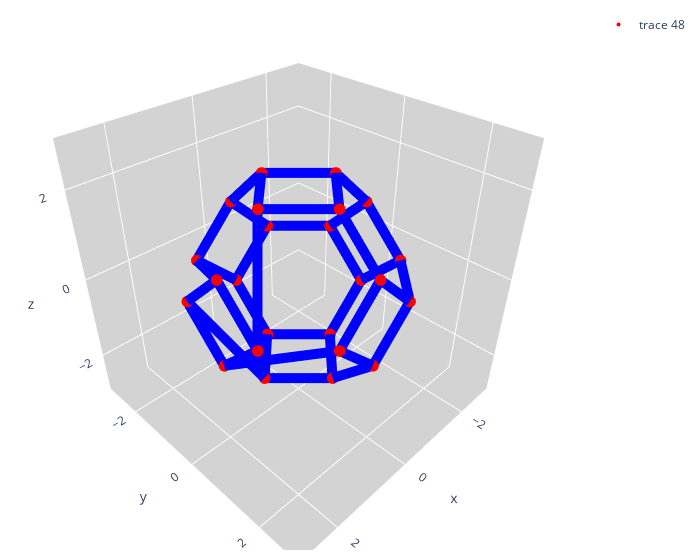

Notebook code cell kept with this figure:
### Code cell
kc = KelvinCell(vertices, hex_faces)

deformation_matrix = np.array([
    [0, 1, 0, 90],  # Rotate +x by 90 degrees
])
kc.deform.matrix(deformation_matrix)

kc.vertices = kc.deform.vertices

kc.visualize()

### Figure 1 — Plotly figure (JSON) as saved in the notebook; plotly's stock layout.template omitted (floating-point values rounded to 4 significant figures)
{"data": [{"line": {"color": "blue", "width": 20}, "mode": "lines", "showlegend": false, "type": "scatter3d", "x": [1, 2], "y": [0, 1], "z": [2, 6.123e-17]}, {"line": {"color": "blue", "width": 20}, "mode": "lines", "showlegend": false, "type": "scatter3d", "x": [2, 2], "y": [1, 6.123e-17], "z": [6.123e-17, -1]}, {"line": {"color": "blue", "width": 20}, "mode": "lines", "showlegend": false, "type": "scatter3d", "x": [2, 1], "y": [6.123e-17, 2], "z": [-1, 0]}, {"line": {"color": "blue", "width": 20}, "mode": "lines", "showlegend": false, "type": "scatter3d", "x": [1, 0], "y": [2, 2], "z": [0, 1]}, {"line": {"color": "blue", "width": 20}, "mode": "lines", "showlegend": false, "type": "scatter3d", "x": [0, 0], "y": [2, 1], "z": [1, 2]}, {"line": {"color": "blue", "width": 20}, "mode": "lines", "showlegend": false, "type": "scatter3d", "x": [0, 1], "y": [1, 0], "z": [2, 2]}, {"line": {"color": "blue", "width": 20}, "mode": "lines", "showlegend": false, "type": "scatter3d", "x": [-2, -1], "y": [0, 0], "z": [1, 2]}, {"line": {"color": "blue", "width": 20}, "mode": "lines", "showlegend": false, "type": "scatter3d", "x": [-1, 0], "y": [0, 1], "z": [2, 2]}, {"line": {"color": "blue", "width": 20}, "mode": "lines", "showlegend": false, "type": "scatter3d", "x": [0, 0], "y": [1, 2], "z": [2, 1]}, {"line": {"color": "blue", "width": 20}, "mode": "lines", "showlegend": false, "type": "scatter3d", "x": [0, -1], "y": [2, 2], "z": [1, 0]}, {"line": {"color": "blue", "width": 20}, "mode": "lines", "showlegend": false, "type": "scatter3d", "x": [-1, -2], "y": [2, 1], "z": [0, 0]}, {"line": {"color": "blue", "width": 20}, "mode": "lines", "showlegend": false, "type": "scatter3d", "x": [-2, -2], "y": [1, 0], "z": [0, 1]}, {"line": {"color": "blue", "width": 20}, "mode": "lines", "showlegend": false, "type": "scatter3d", "x": [-1, 0], "y": [-2, -2], "z": [0, 1]}, {"line": {"color": "blue", "width": 20}, "mode": "lines", "showlegend": false, "type": "scatter3d", "x": [0, 0], "y": [-2, -1], "z": [1, 2]}, {"line": {"color": "blue", "width": 20}, "mode": "lines", "showlegend": false, "type": "scatter3d", "x": [0, -1], "y": [-1, 0], "z": [2, 2]}, {"line": {"color": "blue", "width": 20}, "mode": "lines", "showlegend": false, "type": "scatter3d", "x": [-1, -2], "y": [0, 0], "z": [2, 1]}, {"line": {"color": "blue", "width": 20}, "mode": "lines", "showlegend": false, "type": "scatter3d", "x": [-2, -2], "y": [0, -1], "z": [1, 0]}, {"line": {"color": "blue", "width": 20}, "mode": "lines", "showlegend": false, "type": "scatter3d", "x": [-2, -1], "y": [-1, -2], "z": [0, 0]}, {"line": {"color": "blue", "width": 20}, "mode": "lines", "showlegend": false, "type": "scatter3d", "x": [0, 1], "y": [-2, -2], "z": [1, 0]}, {"line": {"color": "blue", "width": 20}, "mode": "lines", "showlegend": false, "type": "scatter3d", "x": [1, 2], "y": [-2, -6.123e-17], "z": [0, 1]}, {"line": {"color": "blue", "width": 20}, "mode": "lines", "showlegend": false, "type": "scatter3d", "x": [2, 2], "y": [-6.123e-17, 1], "z": [1, 6.123e-17]}, {"line": {"color": "blue", "width": 20}, "mode": "lines", "showlegend": false, "type": "scatter3d", "x": [2, 1], "y": [1, 0], "z": [6.123e-17, 2]}, {"line": {"color": "blue", "width": 20}, "mode": "lines", "showlegend": false, "type": "scatter3d", "x": [1, 0], "y": [0, -1], "z": [2, 2]}, {"line": {"color": "blue", "width": 20}, "mode": "lines", "showlegend": false, "type": "scatter3d", "x": [0, 0], "y": [-1, -2], "z": [2, 1]}, {"line": {"color": "blue", "width": 20}, "mode": "lines", "showlegend": false, "type": "scatter3d", "x": [1, 2], "y": [0, -1], "z": [-2, -6.123e-17]}, {"line": {"color": "blue", "width": 20}, "mode": "lines", "showlegend": false, "type": "scatter3d", "x": [2, 2], "y": [-1, 6.123e-17], "z": [-6.123e-17, -1]}, {"line": {"color": "blue", "width": 20}, "mode": "lines", "showlegend": false, "type": "scatter3d", "x": [2, 1], "y": [6.123e-17, 2], "z": [-1, 0]}, {"line": {"color": "blue", "width": 20}, "mode": "lines", "showlegend": false, "type": "scatter3d", "x": [1, 0], "y": [2, 2], "z": [0, -1]}, {"line": {"color": "blue", "width": 20}, "mode": "lines", "showlegend": false, "type": "scatter3d", "x": [0, 0], "y": [2, 1], "z": [-1, -2]}, {"line": {"color": "blue", "width": 20}, "mode": "lines", "showlegend": false, "type": "scatter3d", "x": [0, 1], "y": [1, 0], "z": [-2, -2]}, {"line": {"color": "blue", "width": 20}, "mode": "lines", "showlegend": false, "type": "scatter3d", "x": [-2, -1], "y": [0, 0], "z": [-1, -2]}, {"line": {"color": "blue", "width": 20}, "mode": "lines", "showlegend": false, "type": "scatter3d", "x": [-1, 0], "y": [0, 1], "z": [-2, -2]}, {"line": {"color": "blue", "width": 20}, "mode": "lines", "showlegend": false, "type": "scatter3d", "x": [0, 0], "y": [1, 2], "z": [-2, -1]}, {"line": {"color": "blue", "width": 20}, "mode": "lines", "showlegend": false, "type": "scatter3d", "x": [0, -1], "y": [2, 2], "z": [-1, 0]}, {"line": {"color": "blue", "width": 20}, "mode": "lines", "showlegend": false, "type": "scatter3d", "x": [-1, -2], "y": [2, 1], "z": [0, 0]}, {"line": {"color": "blue", "width": 20}, "mode": "lines", "showlegend": false, "type": "scatter3d", "x": [-2, -2], "y": [1, 0], "z": [0, -1]}, {"line": {"color": "blue", "width": 20}, "mode": "lines", "showlegend": false, "type": "scatter3d", "x": [-1, 0], "y": [-2, -2], "z": [0, -1]}, {"line": {"color": "blue", "width": 20}, "mode": "lines", "showlegend": false, "type": "scatter3d", "x": [0, 0], "y": [-2, -1], "z": [-1, -2]}, {"line": {"color": "blue", "width": 20}, "mode": "lines", "showlegend": false, "type": "scatter3d", "x": [0, -1], "y": [-1, 0], "z": [-2, -2]}, {"line": {"color": "blue", "width": 20}, "mode": "lines", "showlegend": false, "type": "scatter3d", "x": [-1, -2], "y": [0, 0], "z": [-2, -1]}, {"line": {"color": "blue", "width": 20}, "mode": "lines", "showlegend": false, "type": "scatter3d", "x": [-2, -2], "y": [0, -1], "z": [-1, 0]}, {"line": {"color": "blue", "width": 20}, "mode": "lines", "showlegend": false, "type": "scatter3d", "x": [-2, -1], "y": [-1, -2], "z": [0, 0]}, {"line": {"color": "blue", "width": 20}, "mode": "lines", "showlegend": false, "type": "scatter3d", "x": [0, 1], "y": [-2, -2], "z": [-1, 0]}, {"line": {"color": "blue", "width": 20}, "mode": "lines", "showlegend": false, "type": "scatter3d", "x": [1, 2], "y": [-2, -6.123e-17], "z": [0, 1]}, {"line": {"color": "blue", "width": 20}, "mode": "lines", "showlegend": false, "type": "scatter3d", "x": [2, 2], "y": [-6.123e-17, -1], "z": [1, -6.123e-17]}, {"line": {"color": "blue", "width": 20}, "mode": "lines", "showlegend": false, "type": "scatter3d", "x": [2, 1], "y": [-1, 0], "z": [-6.123e-17, -2]}, {"line": {"color": "blue", "width": 20}, "mode": "lines", "showlegend": false, "type": "scatter3d", "x": [1, 0], "y": [0, -1], "z": [-2, -2]}, {"line": {"color": "blue", "width": 20}, "mode": "lines", "showlegend": false, "type": "scatter3d", "x": [0, 0], "y": [-1, -2], "z": [-2, -1]}, {"marker": {"color": "red", "size": 4}, "mode": "markers", "type": "scatter3d", "x": [1, 0, -1, 0, 2, 2, 2, 2, 0, 1, 0, -1, 1, 0, -1, 0, -2, -2, -2, -2, 0, 1, 0, -1], "y": [0, 1, 0, -1, 6.123e-17, 1, -6.123e-17, -1, 2, 2, 2, 2, 0, 1, 0, -1, 1, 0, -1, 0, -2, -2, -2, -2], "z": [2, 2, 2, 2, -1, 6.123e-17, 1, -6.123e-17, 1, 0, -1, 0, -2, -2, -2, -2, 0, 1, 0, -1, 1, 0, -1, 0]}], "layout": {"margin": {"b": 10, "l": 10, "r": 20, "t": 10}, "scene": {"xaxis": {"backgroundcolor": "lightgrey", "nticks": 4, "range": [-3, 3], "showbackground": true}, "yaxis": {"backgroundcolor": "lightgrey", "nticks": 4, "range": [-3, 3], "showbackground": true}, "zaxis": {"backgroundcolor": "lightgrey", "nticks": 4, "range": [-3, 3], "showbackground": true}}, "width": 700}}
